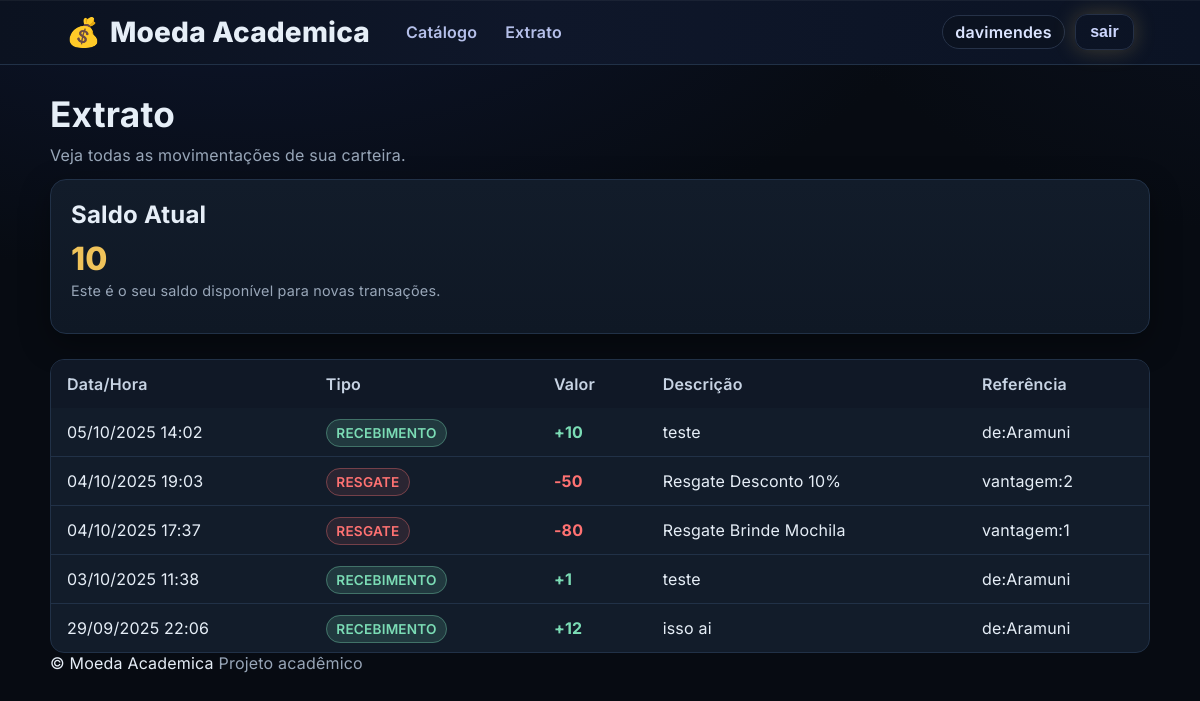
Before: /transacoes/extrato/ (signed in) with the older database file.
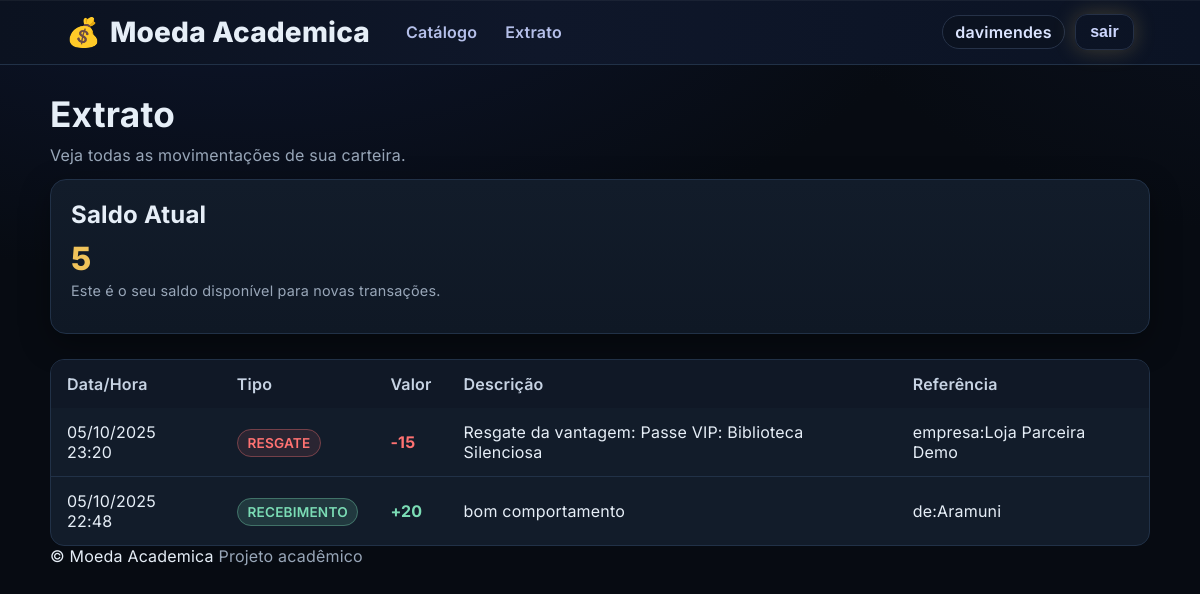
After: the same page with the newer database file.
### apps/accounts/models.py (models this page shows, shortened)
class User(AbstractUser):
    class Role(models.TextChoices):
        ALUNO = "ALUNO", "Aluno"
        PROFESSOR = "PROFESSOR", "Professor"
        PARCEIRO = "PARCEIRO", "Empresa Parceira"
        STAFF = "STAFF", "Equipe/Instituição"
    role = models.CharField(max_length=20, choices=Role.choices, default=Role.ALUNO)
    ativo = models.BooleanField(default=True)

### apps/transactions/models.py (models this page shows, shortened)
class Transacao(models.Model):
    usuario = models.ForeignKey(settings.AUTH_USER_MODEL, on_delete=models.CASCADE, related_name="transacoes")
    tipo = models.CharField(max_length=15, choices=TipoTransacao.choices)
    valor = models.PositiveIntegerField()
    data_hora = models.DateTimeField(auto_now_add=True)
    descricao = models.CharField(max_length=255, blank=True)
    referencia = models.CharField(max_length=64, blank=True)
    professor = models.ForeignKey(settings.AUTH_USER_MODEL, null=True, blank=True,
                                  on_delete=models.SET_NULL, related_name="envios_realizados")
    aluno = models.ForeignKey(settings.AUTH_USER_MODEL, null=True, blank=True,
                              on_delete=models.SET_NULL, related_name="recebimentos_relacionados")
    cupom = models.ForeignKey("wallet.Cupom", null=True, blank=True, on_delete=models.SET_NULL)
    class Meta:
        ordering = ["-data_hora"]

### apps/transactions/views.py (the view)
# urls.py: path("extrato/", ExtratoView.as_view(), name="extrato"),
@method_decorator(login_required, name="dispatch")
class ExtratoView(TemplateView):
    template_name = "transactions/extrato.html"
    def get_context_data(self, **kwargs):
        ctx = super().get_context_data(**kwargs)
        user = self.request.user
        carteira = Carteira.objects.filter(usuario=user).first()
        ctx["saldo_atual"] = carteira.saldo if carteira else 0
        ctx["transacoes"] = (
            Transacao.objects.filter(usuario=user)
            .order_by("-data_hora", "-id")[:50]
        )
        return ctx

### templates/transactions/extrato.html (shortened to what this page needs)
{% extends "base.html" %}
{% block content %}
<h1>Extrato</h1>
<p class="muted">Veja todas as movimentações de sua carteira.</p>
<div class="card" style="margin-bottom: 25px;">
  <h2>Saldo Atual</h2>
  <div class="saldo-display">{{ saldo_atual }}</div>
  <p class="help">Este é o seu saldo disponível para novas transações.</p>
</div>
<div class="table-wrap">
  <table class="table">
    <thead>
      <tr>
        <th>Data/Hora</th>
        <th>Tipo</th>
        <th>Valor</th>
        <th>Descrição</th>
        <th>Referência</th>
      </tr>
    </thead>
    <tbody>
      {% for t in transacoes %}
        <tr>
          <td>{{ t.data_hora|date:'d/m/Y H:i' }}</td>
          <td>
            {% if t.tipo == 'ENVIO' or t.tipo == 'RESGATE' %}
              <span class="badge-debit">{{ t.tipo }}</span>
            {% else %}
              <span class="badge-credit">{{ t.tipo }}</span>
            {% endif %}
          </td>
          <td class="
            {% if t.tipo == 'ENVIO' or t.tipo == 'RESGATE' %}
              value-debit
            {% else %}
              value-credit
            {% endif %}
          ">
            {% if t.tipo == 'ENVIO' or t.tipo == 'RESGATE' %}
              -{{ t.valor }}
            {% else %}
              +{{ t.valor }}
            {% endif %}
          </td>
          <td>{{ t.descricao }}</td>
          <td>{{ t.referencia }}</td>
        </tr>
      {% empty %}
        <tr><td colspan="5">Nenhuma transação encontrada.</td></tr>
      {% endfor %}
    </tbody>
  </table>
</div>
{% endblock %}

### templates/base.html (shortened to what this page needs)
<!doctype html>
<html lang="pt-br">
<head>
  {% load static %}
  <link rel="stylesheet" href="{% static 'css/main.css' %}?v=2025-09-27-3">
  <link rel="stylesheet" href="{% static 'css/forms.css' %}?v=2025-09-27-3">
</head>
<body>
  <header class="site-header">
    <div class="container">
      <nav class="nav">
        <a href="{% url 'role_home' %}" class="logo" style="text-decoration:none;color:inherit;">
          <span aria-hidden="true">💰</span>
          <span>Moeda Academica</span>
        </a>
        <div class="nav-links">
          <a href="{% url 'vantagens_list' %}">Catálogo</a>
          <a href="{% url 'extrato' %}">Extrato</a>
        </div>
        <div class="nav-auth">
          {% if request.user.is_authenticated %}
            <span class="user-chip">{{ request.user.username }}</span>
            <form method="post" action="{% url 'logout' %}">
              <button class="btn btn-ghost" type="submit">sair</button>
            </form>
          {% endif %}
        </div>
      </nav>
    </div>
  </header>
  <main class="page">
    <div class="container">
      {% block content %}{% endblock %}
    </div>
  </main>
  <footer class="site-footer">
    <div class="container footer-wrap">
      <span>© {{ now|date:"Y" }} Moeda Academica</span>
      <span class="muted">Projeto acadêmico</span>
    </div>
  </footer>
</body>
</html>

### static/css/main.css (style rules this page uses)
:root { --bg:#070b12; --panel:#121c2a; --panel-2:#0f1825; --border:#213147; --text:#e6eef7; --muted:#98a6b8; --accent:#f0c35a; --accent-2:#7bdcb5; --danger:#ff7272; --radius:16px; --shadow:0 10px 30px rgba(0,0,0,.35); }
* { box-sizing:border-box }
html,body { height:100% }
body { margin:0; font-family:Inter,system-ui,-apple-system,Segoe UI,Roboto,Ubuntu,'Helvetica Neue',Arial,sans-serif; background: radial-gradient(1200px 600px at 20% -10%, #0e1730 0%, transparent 60%), radial-gradient(1000px 800px at 110% -30%, #0d1426 0%, transparent 60%), var(--bg); color:var(--text); letter-spacing:.2px; background-attachment: fixed; }
.container { width:min(1100px,92vw); margin-inline:auto }
.site-header { position:sticky; top:0; z-index:50; background: rgba(12, 28, 42, 0.7); border-bottom:1px solid var(--border); backdrop-filter:saturate(1.2) blur(6px); }
.card { background:linear-gradient(180deg,var(--panel),var(--panel-2)); border:1px solid var(--border); border-radius:var(--radius); padding:20px; box-shadow:var(--shadow); }
h1,h2,h3,h4 { color:var(--text); font-weight:700; margin:0 0 10px 0 }
p { margin:0 0 14px 0 }
h1 { font-size:2.2rem }
h2 { font-size:1.5rem }
.muted { color:var(--muted) }
.help { font-size:.9rem; color:var(--muted); margin-top:4px }
.btn { display:inline-block; padding:10px 18px; border-radius:10px; font-size:1rem; font-weight:600; text-decoration:none; cursor:pointer; border:1px solid transparent; transition:all .2s ease; }
.btn { background:var(--panel-2); color:var(--text); border-color:var(--border); }
.btn-ghost { background:transparent; color:var(--text); border-color:var(--border); }
.table-wrap { overflow-x:auto; margin-top:20px; }
.table { width:100%; border-collapse:separate; border-spacing:0; background:var(--panel); border:1px solid var(--border); border-radius:14px; overflow:hidden; }
.table th,.table td { padding:14px 16px; text-align:left }
.table thead th { background:#101826; color:#c7d3e3; font-weight:600 }
.table tbody tr + tr td { border-top:1px solid var(--border) }

### static/css/forms.css (style rules this page uses)
:root { --panel:#121c2a; --panel-2:#0f1825; --border:#213147; --text:#e6eef7; --muted:#98a6b8; --danger:#ff7272; --shadow:0 10px 30px rgba(0,0,0,.35); }

### templates/base.html (style rules this page uses)
:root { --hdr-bg: linear-gradient(90deg,#0b1220 0%, #0f172a 45%, #0b1324 100%); --link:#c7d2fe; --link-muted:#9fb0de; --chip-bg:#0b1220; --chip-br:#263248; --btn-br:#253046; --btn-glow:0 0 22px rgba(255, 214, 102, .22); }
.site-header { background:var(--hdr-bg); position:sticky; top:0; z-index:40; box-shadow:0 1px 0 rgba(255,255,255,.05) inset; }
.site-header .container { max-width:1100px;margin:0 auto;padding:14px 16px }
.nav { display:flex;align-items:center;gap:20px }
.logo { font-weight:800;font-size:28px;line-height:1; text-decoration:none;color:#e8eeff; display:inline-flex;gap:.55rem;align-items:center; white-space:nowrap; }
.nav-links { display:flex;gap:28px;align-items:center; margin-left:16px }
.nav-links a { color:var(--link); text-decoration:none; font-weight:600; opacity:.9; transition:.15s ease; }
.nav-auth { display:flex;gap:10px;align-items:center;margin-left:auto }
.user-chip { padding:.35rem .75rem;border-radius:999px; background:var(--chip-bg);border:1px solid var(--chip-br); color:#dbe4ff;font-weight:600 }
.site-header .btn { appearance:none; border:1px solid var(--btn-br); background:#1a243a; color:#eef3ff; font-weight:700; padding:.55rem 1rem; border-radius:12px; text-decoration:none; box-shadow:var(--btn-glow); transition:transform .08s ease, box-shadow .2s ease, opacity .2s ease; }
.site-header .btn-ghost { background:transparent; border:1px solid var(--btn-br); color:#cdd7ff; font-weight:600; padding:.5rem .9rem; border-radius:12px; }
.page { padding-top: 28px; }

### templates/transactions/extrato.html (style rules this page uses)
.saldo-display { font-size: 2rem; font-weight: 800; color: var(--accent, #f0c35a); margin-top: 5px; }
.badge-credit { background-color: rgba(123,220,181,.15); color: var(--accent-2, #aef0d2); border: 1px solid rgba(123,220,181,.35); padding: 0.3rem 0.6rem; border-radius: 999px; font-size: 0.85rem; font-weight: 600; }
.badge-debit { background-color: rgba(255, 114, 114, 0.1); color: var(--danger, #ff7272); border: 1px solid rgba(255, 114, 114, 0.35); padding: 0.3rem 0.6rem; border-radius: 999px; font-size: 0.85rem; font-weight: 600; }
.value-credit { color: var(--accent-2, #aef0d2); font-weight: 700; }
.value-debit { color: var(--danger, #ff7272); font-weight: 700; }
.table-wrap { overflow-x: auto; }

Changed rows visible on the page:
removed Transacao: data_hora "05/10/2025 14:02", tipo "RECEBIMENTO", valor "10", descricao "teste", referencia "de:Aramuni"
removed Transacao: data_hora "04/10/2025 19:03", tipo "RESGATE", valor "50", descricao "Resgate Desconto 10%", referencia "vantagem:2"
removed Transacao: data_hora "04/10/2025 17:37", tipo "RESGATE", valor "80", descricao "Resgate Brinde Mochila", referencia "vantagem:1"
removed Transacao: data_hora "03/10/2025 11:38", tipo "RECEBIMENTO", valor "1", descricao "teste", referencia "de:Aramuni"
removed Transacao: data_hora "29/09/2025 22:06", tipo "RECEBIMENTO", valor "12", descricao "isso ai", referencia "de:Aramuni"
added Transacao: data_hora "05/10/2025 23:20", tipo "RESGATE", valor "15", descricao "Resgate da vantagem: Passe VIP: Biblioteca Silenciosa", referencia "empresa:Loja Parceira Demo"
added Transacao: data_hora "05/10/2025 22:48", tipo "RECEBIMENTO", valor "20", descricao "bom comportamento", referencia "de:Aramuni"
Other visible differences:
{{ saldo_atual }}: "10" → "5"
